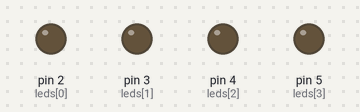
Simulated run of this sketch. Board: Arduino Uno, built with avr-gcc and run on an emulated ATmega328P. Parts: output pins drawn as LEDs (lit = HIGH).

Above: at 0.2 s.
At 1.2 s:
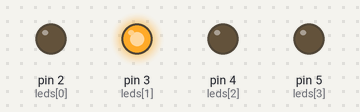
At 2.2 s:
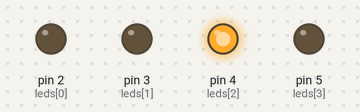
At 4.7 s:
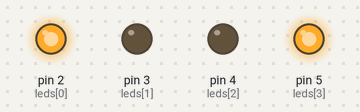
At 7.2 s:
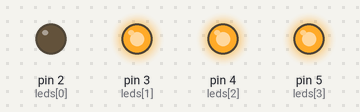
At 9.7 s:
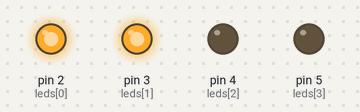
Timing chart, 0 to 10.4 s (numbered marks = the images above):
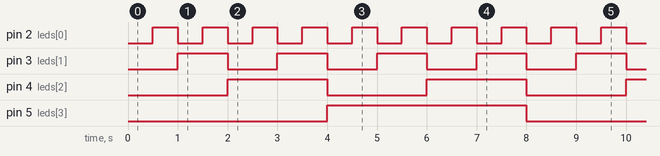

Measured:
- by itself, pin 2 (leds[0]): alternates HIGH for 0.50 s and LOW for 0.50 s
- by itself, pin 3 (leds[1]): alternates HIGH for 1.0 s and LOW for 1.0 s
- by itself, pin 4 (leds[2]): alternates HIGH for 2.0 s and LOW for 2.0 s
- by itself, pin 5 (leds[3]): alternates HIGH for 4.0 s and LOW for 4.0 s

The sketch:

ex03.ino
```cpp
// Quantidade de LEDs (troque para 8 se quiser)
const int numLEDs = 4;

// Pinos conectados aos LEDs
int leds[] = {2, 3, 4, 5};

void setup() {
  for (int i = 0; i < numLEDs; i++) {
    pinMode(leds[i], OUTPUT);
  }
}

void loop() {
  // Contador vai de 0 até o máximo que cabe nos LEDs
  for (int numero = 0; numero < (1 << numLEDs); numero++) {
    mostrarBinario(numero);
    delay(500); // meio segundo entre cada número
  }
}

// Função que acende os LEDs conforme o número em binário
void mostrarBinario(int valor) {
  for (int i = 0; i < numLEDs; i++) {
    int bit = (valor >> i) & 1; // pega o i-ésimo bit do valor
    digitalWrite(leds[i], bit);
  }
}
```
